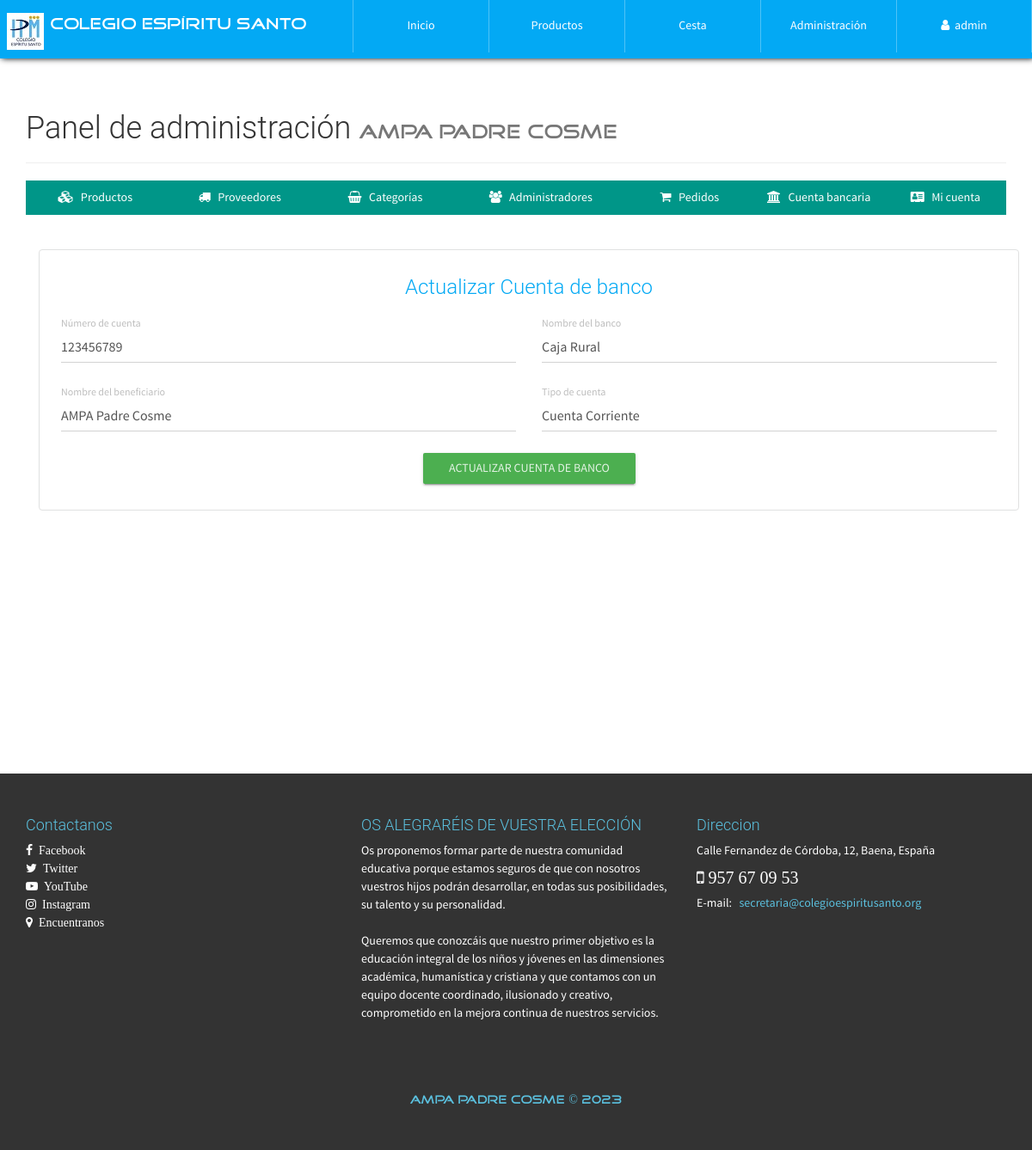
Page /configAdmin.php?view=bank (signed in) on the committed database.
### tables this page shows
CREATE TABLE `cuentabanco` (
  `id` int(50) NOT NULL,
  `NumeroCuenta` varchar(100) NOT NULL,
  `NombreBanco` varchar(100) NOT NULL,
  `NombreBeneficiario` varchar(100) NOT NULL,
  `TipoCuenta` varchar(100) NOT NULL
);

### library/consulSQL.php (called while the page is built, shortened)
<?php
class ejecutarSQL {
    public static function conectar(){
        if(!$con=  mysqli_connect(SERVER,USER,PASS,BD)){
            echo "Error en el servidor, verifique sus datos";
        }
        mysqli_set_charset($con, "utf8");
        return $con;
    }
    public static function consultar($query) {
        if (!$consul = mysqli_query(ejecutarSQL::conectar(), $query)) {
            echo 'Error en la consulta SQL ejecutada';
        }
        return $consul;
    }
}

### admin/bank-view.php (the view, shortened to what this page needs)
<div class="container">
    <div class="row">
        <div class="col-xs-12">
            <?php
                $bankAccount=ejecutarSQL::consultar("SELECT * FROM cuentabanco");
                if(mysqli_num_rows($bankAccount)>=1){
                  $bankD=mysqli_fetch_array($bankAccount, MYSQLI_ASSOC);
            ?>
                  <div class="container-form-admin">
                  <form action="./process/updateBank.php" method="POST" role="form" class="form-content FormCatElec" data-form="update">
                    <h3 class="text-info text-center">Actualizar Cuenta de banco</h3>
                    <div class="container-fluid">
                        <div class="row">
                            <div class="col-xs-12 col-sm-6">
                                <div class="form-group label-floating">
                                    <label class="control-label">Número de cuenta</label>
                                    <input class="form-control" type="text" name="bancoCuenta" value="<?php echo $bankD['NumeroCuenta']; ?>" maxlength="50" required="">
                                </div>
                            </div>
                            <div class="col-xs-12 col-sm-6">
                                <div class="form-group label-floating">
                                    <label class="control-label">Nombre del banco</label>
                                    <input class="form-control" type="text" name="bancoNombre" value="<?php echo $bankD['NombreBanco']; ?>" maxlength="50" required="">
                                </div>
                            </div>
                            <div class="col-xs-12 col-sm-6">
                                <div class="form-group label-floating">
                                    <label class="control-label">Nombre del beneficiario</label>
                                    <input class="form-control" type="text" name="bancoBeneficiario" value="<?php echo $bankD['NombreBeneficiario']; ?>" maxlength="50" required="">
                                </div>
                            </div>
                            <div class="col-xs-12 col-sm-6">
                                <div class="form-group label-floating">
                                    <label class="control-label">Tipo de cuenta</label>
                                    <input class="form-control" type="text" name="bancoTipo" value="<?php echo $bankD['TipoCuenta']; ?>" maxlength="50" required="">
                                </div>
                            </div>
                        </div>
                    </div>
                    <p class="text-center"><button type="submit" class="btn btn-success btn-raised">Actualizar cuenta de banco</button></p>
                  </form>
                  </div>
            <?php
                }
            ?>
        </div>
    </div>
</div>

### css/style.css (style rules this page uses)
body { font-family: "FontFamilySPro"; line-height: 1.5; font-size: 1.4em; width: 100%; height: 100%; margin: 0px; padding: 0px; background-position: center center; background-repeat: no-repeat; background-attachment: fixed; background-size: cover; background-color: #fff; }
.container-form-admin { border: 1px solid #e0e1e1 !important; border-radius: 4px; padding: 10px; margin-top: 25px; }
#container-page-configAdmin { background-image: url(../assets/img/font-index-c.jpg); }

### rows in the picture
cuentabanco: bancoCuenta "123456789", bancoNombre "Caja Rural", bancoBeneficiario "AMPA Padre Cosme", bancoTipo "Cuenta Corriente"

### other values in the picture
$_SESSION['nombreAdmin'] "admin"
